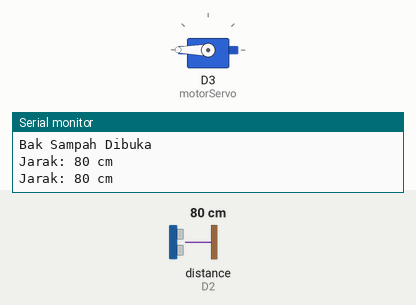
Simulated run of this sketch. Board: ESP8266 (NodeMCU). Parts: servo, the last lines printed to the serial monitor. Wiring (inferred from the names in the program): ultrasonic range finder: trigger D1; echo D2. The inputs (shaded band) are chosen by the test bench; at power-on: distance to the obstacle (sensor on D2) 80 cm. The echo pulse lasts 58.3 µs per cm.

Above: at 1.3 s.
1.4 s: distance to the obstacle (sensor on D2) set to 94 cm
2.9 s: distance to the obstacle (sensor on D2) set to 102 cm
At 3.9 s:
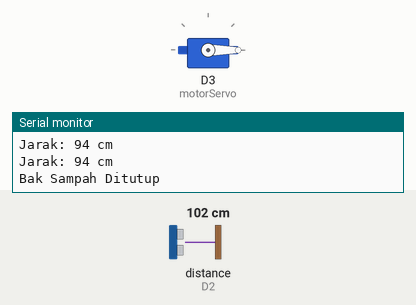
4.5 s: distance to the obstacle (sensor on D2) set to 2 cm
At 5.6 s:
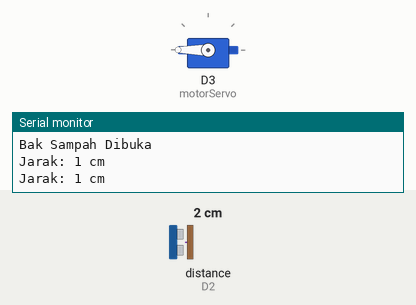
6.0 s: distance to the obstacle (sensor on D2) set to 120 cm
At 7.0 s:
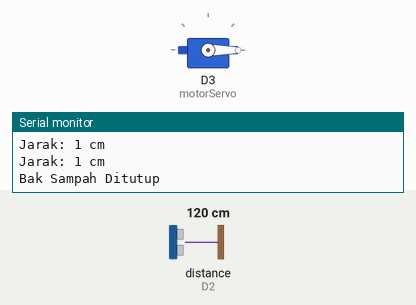
Timing chart, 0 to 8.5 s (numbered marks = the images above; inputs shaded):
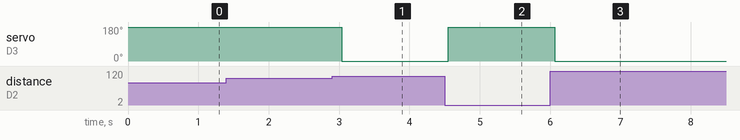

Measured:
- the behaviour switches between 99 and 100 cm on distance to the obstacle (sensor on D2) (found by bisection; images 0 and 1)
- after the input at 2.9 s, servo on D3 (motorServo): 180° → 0° after 0.14 s
- after the input at 4.5 s, servo on D3 (motorServo): 0° → 180° after 0.05 s
- after the input at 6.0 s, servo on D3 (motorServo): 180° → 0° after 0.06 s

The sketch:

baksampah.ino
```cpp
#include <Servo.h>

Servo motorServo;
const int trigPin = D1;  // Pin trig sensor ultrasonik
const int echoPin = D2;  // Pin echo sensor ultrasonik
const int openAngle = 180;  // Sudut untuk membuka penutup bak sampah
const int closeAngle = 0;  // Sudut untuk menutup penutup bak sampah
const int triggerDistance = 100;  // Jarak untuk membuka penutup (dalam cm)
bool isOpenMessageDisplayed = false;

void setup() {
  motorServo.attach(D3);  // Hubungkan motor servo ke pin D3
  pinMode(trigPin, OUTPUT);
  pinMode(echoPin, INPUT);
  Serial.begin(9600);  // Inisialisasi Serial Monitor
}

void loop() {
  // Mengukur jarak menggunakan sensor ultrasonik
  long duration, distance;
  digitalWrite(trigPin, LOW);
  delayMicroseconds(2);
  digitalWrite(trigPin, HIGH);
  delayMicroseconds(10);
  digitalWrite(trigPin, LOW);
  duration = pulseIn(echoPin, HIGH);
  distance = (duration / 2) / 29.1;  // Hitung jarak dalam cm

  // Mengecek jarak dan menggerakkan motor servo sesuai
  if (distance < triggerDistance) {
    if (!isOpenMessageDisplayed) {
      Serial.println("Bak Sampah Dibuka");
      isOpenMessageDisplayed = true;
    }
    motorServo.write(openAngle);  // Membuka penutup bak sampah
    delay(500);  // Tunggu selama 0,5 detik
  } else {
    if (isOpenMessageDisplayed) {
      Serial.println("Bak Sampah Ditutup");
      isOpenMessageDisplayed = false;
    }
    motorServo.write(closeAngle);  // Menutup penutup bak sampah
    delay(500);  // Tunggu selama 0,5 detik
  }

  // Tampilkan jarak pada Serial Monitor hanya jika ada aksi yang terjadi
  if (distance < triggerDistance) {
    Serial.print("Jarak: ");
    Serial.print(distance);
    Serial.println(" cm");
  }
}
```
